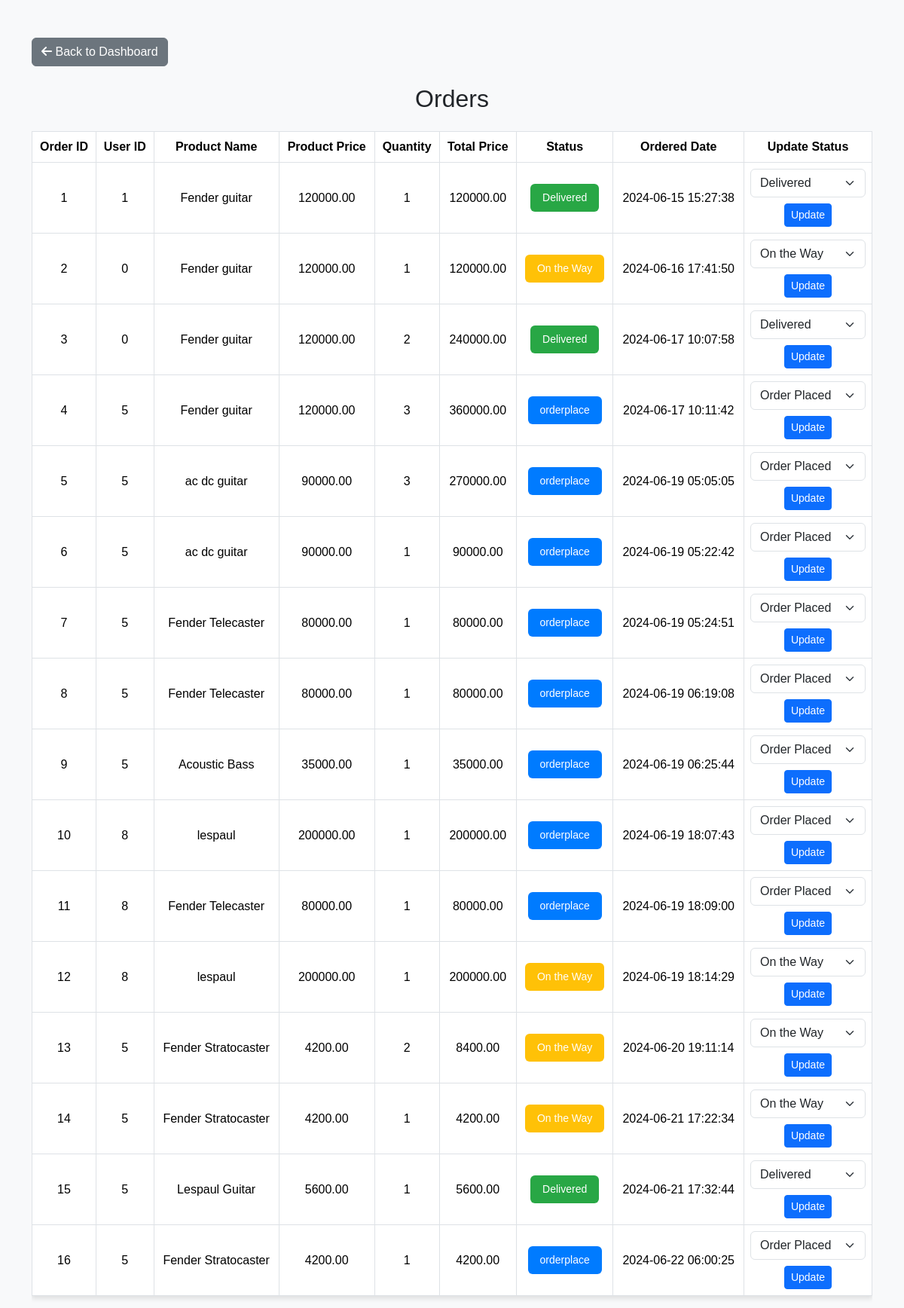
Page /admin/php/orders.php on the committed database.
### tables this page shows
CREATE TABLE `orders` (
  `Id` int(11) NOT NULL,
  `UserId` int(11) NOT NULL,
  `PName` varchar(255) NOT NULL,
  `PPrice` decimal(10,2) NOT NULL,
  `PQuantity` int(11) NOT NULL,
  `TotalPrice` decimal(10,2) NOT NULL,
  `status` varchar(50) NOT NULL,
  `ordered_date` timestamp NOT NULL DEFAULT current_timestamp()
);

### admin/php/orders.php (the view, shortened to what this page needs)
<?php
include "../../database/Config.php";
$query = "SELECT * FROM `orders`";
$result = mysqli_query($con, $query);
?>
<!DOCTYPE html>
<html lang="en">
<head>
    <link href="https://cdn.jsdelivr.net/npm/bootstrap@5.3.3/dist/css/bootstrap.min.css" rel="stylesheet"
>
    <link rel="stylesheet" href="https://cdnjs.cloudflare.com/ajax/libs/font-awesome/6.5.2/css/all.min.css"
 />
    <link rel="stylesheet" href="../phpcss/orders.css">
</head>
<body>
    <div class="container">
    <div class="back-button">
            <a href="mystore.php" class="btn btn-secondary">
                <i class="fas fa-arrow-left"></i> Back to Dashboard
            </a>
        </div>
        <h2 class="text-center my-4">Orders</h2>
        <div class="table-responsive">
            <table class="table table-bordered table-hover">
                <thead class="bg-primary text-white text-center">
                    <tr>
                        <th>Order ID</th>
                        <th>User ID</th>
                        <th>Product Name</th>
                        <th>Product Price</th>
                        <th>Quantity</th>
                        <th>Total Price</th>
                        <th>Status</th>
                        <th>Ordered Date</th>
                        <th>Update Status</th>
                    </tr>
                </thead>
                <tbody class="text-center">
                    <?php
                    while ($row = mysqli_fetch_array($result)) {
                        $status_class = strtolower(str_replace(' ', '', $row['status']));
                        echo "
                    <tr>
                        <td>{$row['Id']}</td>
                        <td>{$row['UserId']}</td>
                        <td>{$row['PName']}</td>
                        <td>{$row['PPrice']}</td>
                        <td>{$row['PQuantity']}</td>
                        <td>{$row['TotalPrice']}</td>
                        <td><span class='btn btn-sm btn-status $status_class'>{$row['status']}</span></td>
                        <td>{$row['ordered_date']}</td>
                        <td>
                            <form method='POST' action=''>
                                <input type='hidden' name='order_id' value='{$row['Id']}'>
                                <select name='status' class='form-select' required>
                                    <option value='Order Placed' " . ($row['status'] == 'Order Placed' ? 'selected' : '') . ">Order Placed</option>
                                    <option value='On the Way' " . ($row['status'] == 'On the Way' ? 'selected' : '') . ">On the Way</option>
                                    <option value='Delivered' " . ($row['status'] == 'Delivered' ? 'selected' : '') . ">Delivered</option>
                                </select>
                                <button type='submit' class='btn btn-primary btn-sm mt-2'>Update</button>
                            </form>
                        </td>
                    </tr>";
                    }
                    ?>
                </tbody>
            </table>
        </div>
    </div>
</body>
</html>

### admin/phpcss/orders.css (style rules this page uses)
body { background-color: #f8f9fa; font-family: 'Arial', sans-serif; }
.container { margin-top: 50px; }
.table { background-color: #ffffff; box-shadow: 0 4px 6px rgba(0, 0, 0, 0.1); }
.table th, .table td { vertical-align: middle; }
.btn-status { padding: 8px 16px; border-radius: 6px; cursor: pointer; transition: all 0.3s ease; }
.btn-status.orderplace { background-color: #007bff; border: none; color: #fff; }
.btn-status.ontheway { background-color: #ffc107; border: none; color: #fff; }
.btn-status.delivered { background-color: #28a745; border: none; color: #fff; }

### rows in the picture
orders: Id "1", UserId "1", PName "Fender guitar", PPrice "120000.00", PQuantity "1", TotalPrice "120000.00", status "Delivered", ordered_date "2024-06-15 15:27:38"
orders: Id "2", UserId "0", PName "Fender guitar", PPrice "120000.00", PQuantity "1", TotalPrice "120000.00", status "On the Way", ordered_date "2024-06-16 17:41:50"
orders: Id "3", UserId "0", PName "Fender guitar", PPrice "120000.00", PQuantity "2", TotalPrice "240000.00", status "Delivered", ordered_date "2024-06-17 10:07:58"
orders: Id "4", UserId "5", PName "Fender guitar", PPrice "120000.00", PQuantity "3", TotalPrice "360000.00", status "orderplace", ordered_date "2024-06-17 10:11:42"
orders: Id "5", UserId "5", PName "ac dc guitar", PPrice "90000.00", PQuantity "3", TotalPrice "270000.00", status "orderplace", ordered_date "2024-06-19 05:05:05"
orders: Id "6", UserId "5", PName "ac dc guitar", PPrice "90000.00", PQuantity "1", TotalPrice "90000.00", status "orderplace", ordered_date "2024-06-19 05:22:42"
orders: Id "7", UserId "5", PName "Fender Telecaster", PPrice "80000.00", PQuantity "1", TotalPrice "80000.00", status "orderplace", ordered_date "2024-06-19 05:24:51"
orders: Id "8", UserId "5", PName "Fender Telecaster", PPrice "80000.00", PQuantity "1", TotalPrice "80000.00", status "orderplace", ordered_date "2024-06-19 06:19:08"
orders: Id "9", UserId "5", PName "Acoustic Bass", PPrice "35000.00", PQuantity "1", TotalPrice "35000.00", status "orderplace", ordered_date "2024-06-19 06:25:44"
orders: Id "10", UserId "8", PName "lespaul", PPrice "200000.00", PQuantity "1", TotalPrice "200000.00", status "orderplace", ordered_date "2024-06-19 18:07:43"
orders: Id "11", UserId "8", PName "Fender Telecaster", PPrice "80000.00", PQuantity "1", TotalPrice "80000.00", status "orderplace", ordered_date "2024-06-19 18:09:00"
orders: Id "12", UserId "8", PName "lespaul", PPrice "200000.00", PQuantity "1", TotalPrice "200000.00", status "On the Way", ordered_date "2024-06-19 18:14:29"
orders: Id "13", UserId "5", PName "Fender Stratocaster", PPrice "4200.00", PQuantity "2", TotalPrice "8400.00", status "On the Way", ordered_date "2024-06-20 19:11:14"
orders: Id "14", UserId "5", PName "Fender Stratocaster", PPrice "4200.00", PQuantity "1", TotalPrice "4200.00", status "On the Way", ordered_date "2024-06-21 17:22:34"
orders: Id "15", UserId "5", PName "Lespaul Guitar", PPrice "5600.00", PQuantity "1", TotalPrice "5600.00", status "Delivered", ordered_date "2024-06-21 17:32:44"
orders: Id "16", UserId "5", PName "Fender Stratocaster", PPrice "4200.00", PQuantity "1", TotalPrice "4200.00", status "orderplace", ordered_date "2024-06-22 06:00:25"
